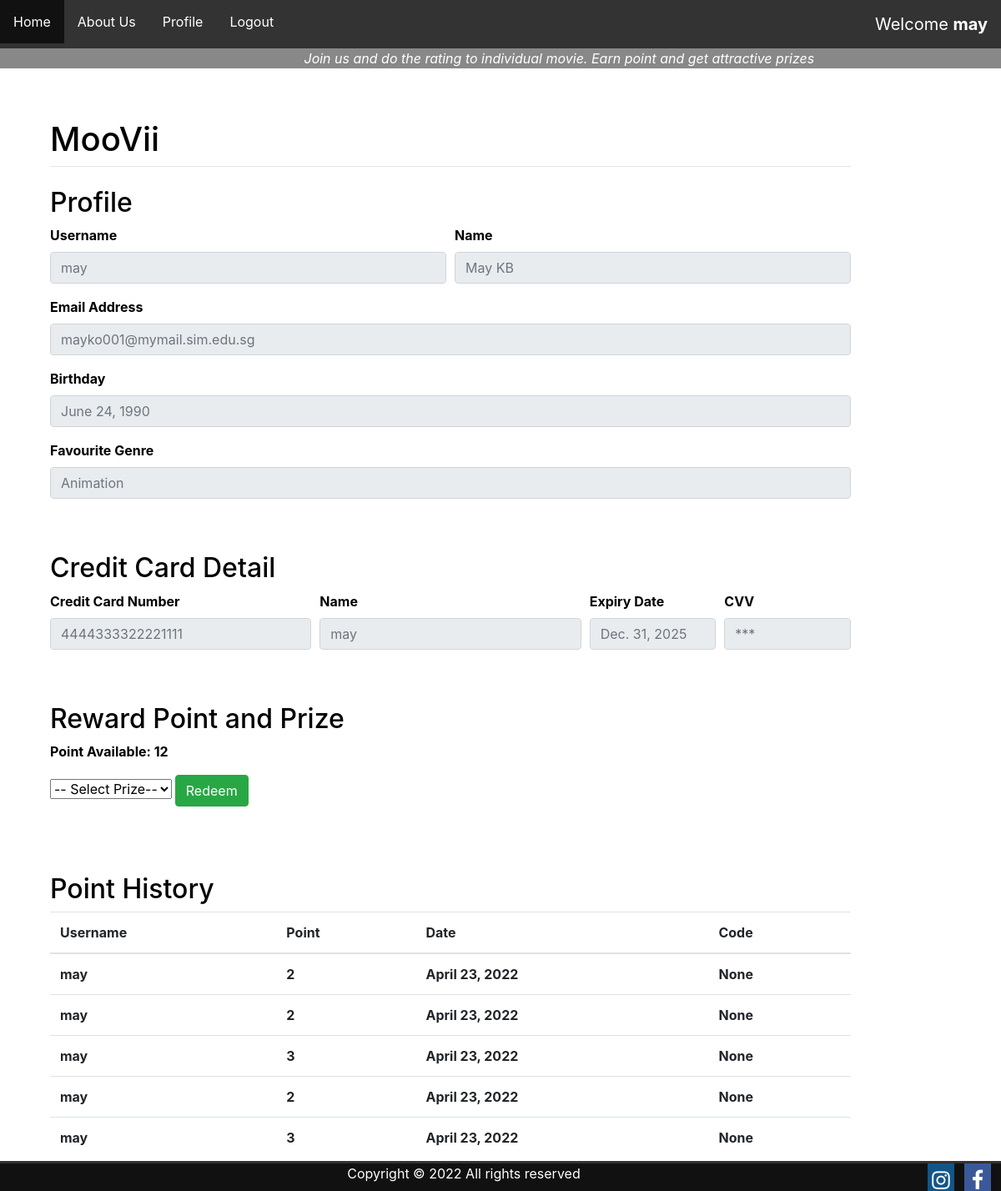
The app's page /profile/ (signed in) with its own data.
### register/models.py (models this page shows, shortened)
class Account(models.Model):
    user = models.OneToOneField(User, on_delete=models.CASCADE)
    dob = models.DateField(default=None, blank=True, null=True)
    genres = models.CharField(
        max_length=30,
        choices=[('Adventure','Adventure'),
                ('Comedy','Comedy'),
                ('Action','Action'),
                ('Drama','Drama'),
                ('Crime','Crime'),
                ('Children','Children'),
                ('Mystery','Mystery'),
                ('Documentary','Documentary'),
                ('Animation','Animation'),
                ('Thriller','Thriller'),
                ('Horror','Horror'),
                ('Fantasy','Fantasy'),
                ('Western','Western'),
                ('Film-Noir','Film-Noir'),
                ('Romance','Romance'),
                ('War','War'),
                ('Sci-Fi','Sci-Fi'),
                ('Musical','Musical'),])

class CreditCard(models.Model):
    user = models.OneToOneField(User, on_delete=models.CASCADE)
    cc_number = CardNumberField('card number')
    cc_name = models.CharField(verbose_name="cc_name", max_length=40)
    cc_expirydate = CardExpiryField('expiration date')
    cc_cvv = SecurityCodeField('security code')
    subscription_enddate = models.DateTimeField(default=timezone.now()+timedelta(days=30))

### main/models.py (models this page shows)
class Reward_Point(models.Model):
    user_id = models.ForeignKey(User, on_delete=models.CASCADE)
    point = models.IntegerField(default=None, blank=True, null=True)
    date_modified = models.DateField(auto_now_add=True)
    redeem_item_id = models.ForeignKey(PrizeList, on_delete=models.CASCADE, default=None, blank=True, null=True)
    code = models.CharField(max_length=50,default=None, blank=True, null=True)

### main/views.py (the view)
# urls.py: path("profile/", views.profile, name="profile"),
def profile(response):
    user = response.user
    data = Reward_Point.objects.filter(user_id=user).aggregate(thedata=Sum('point'))
    prize = PrizeList.objects.all()
    reward = Reward_Point.objects.filter(user_id=user).order_by('-date_modified')
    msg = ''
    if 'prize_chosen' in response.POST:
        item = response.POST['prize_chosen']
        point = data['thedata']
        msg = ""
        chosenPrizeID = PrizeList.objects.get(pk=item)
        rp_PrizeItem = PrizeList.objects.filter(pk=item).values_list('require_points', flat=True)[0]
        if point is not None and point >= rp_PrizeItem:
            point = 0-rp_PrizeItem
            S = 30
            ran = ''.join(random.choices(string.ascii_uppercase + string.digits, k = S))
            if item == '1':
                ran = 'MV-'+ran
                msg = 'Please do a screenshot and present it to the staff  \n\n' + ran
            if item == '2':
                ran = 'FD-'+ran
                msg = 'Please do a screenshot and present it to the staff  \n\n' + ran
            if item == '3':
                ran = 'One month subscription'
                msg = 'We will extend your subscription for one month'
            r = Reward_Point(user_id=user, point=point, redeem_item_id=chosenPrizeID, code = ran)
            r.save()
            data = Reward_Point.objects.filter(user_id=user).aggregate(thedata=Sum('point'))
        else:
            msg = 'You do not have enough point'
    else:
        error = "something wrong"
    context = {"data":data,
                "prize":prize,
                "reward":reward,
                "msg": msg
    }
    return render(response, "main/profile.html", context)

### main/templates/main/profile.html (shortened to what this page needs)
{% extends "main/base.html" %}
{% block content %}
<h2>Profile</h2>
    <div class="form-row">
      <div class="form-group col-md-6">
        <label for="inputEmail4">Username</label>
        <input type="email" class="form-control" placeholder="{{ user }}" disabled="true">
      </div>
      <div class="form-group col-md-6">
        <label for="inputEmail4">Name</label>
        <input type="text" class="form-control" placeholder="{{ user.first_name }} {{ user.last_name }}" disabled="true">
      </div>
    </div>
    <div class="form-group">
      <label for="inputEmail4">Email Address</label>
      <input type="text" class="form-control" id="inputEmail4" placeholder="{{ user.email }}" disabled="true">
    </div>
    <div class="form-group">
      <label for="inputEmail4">Birthday</label>
      <input type="text" class="form-control" id="inputEmail4" placeholder="{{ user.account.dob }}" disabled="true">
    </div>
    <div class="form-group">
      <label for="inputEmail4">Favourite Genre</label>
      <input type="text" class="form-control" id="inputEmail4" placeholder="{{ user.account.genres }}" disabled="true">
    </div>
    <br /><br />
<h2>Credit Card Detail</h2>
    <div class="form-row">
      <div class="form-group col-md-4">
        <label for="inputEmail4">Credit Card Number</label>
        <input type="text" class="form-control" placeholder="{{ user.creditcard.cc_number }}" disabled="true">
      </div>
      <div class="form-group col-md-4">
        <label for="inputEmail4">Name</label>
        <input type="text" class="form-control" placeholder="{{ user.creditcard.cc_name }}" disabled="true">
      </div>
      <div class="form-group col-md-2">
        <label for="inputZip">Expiry Date</label>
        <input type="text" class="form-control" placeholder="{{ user.creditcard.cc_expirydate }}" disabled="true">
      </div>
      <div class="form-group col-md-2">
        <label for="inputZip">CVV</label>
        <input type="text" class="form-control" placeholder="***" disabled="true">
      </div>
    </div>
    <br /><br />
<h2>Reward Point and Prize</h2>
<p>Point Available: {{data.thedata}}</p>
<form method="POST" class="form-group" action="">
  <select name="prize_chosen" action="">
    <option selected disabled="true">-- Select Prize--</option>
  </select>
  <input type="submit" class="btn btn-success" value="Redeem">
</form>
<br />
<br />
<h2>Point History</h2>
<div class="table-responsive">
    <table class="table">
      <thead>
        <tr>
          <th scope="col">Username</th>
          <th scope="col">Point</th>
          <th scope="col">Date</th>
          <th scope="col">Code</th>
        </tr>
      </thead>
      <tbody>
        {% for td in reward.all %}
          <tr>
            <td>{{td.user_id}}</td>
            <td>{{td.point}}</td>
            <td>{{td.date_modified}}</td>
            <td>{{td.code}}</td>
          </tr>
        {% endfor %}
      </tbody>
    </table>
  </div>
{% endblock %}

### main/templates/main/base.html (shortened to what this page needs)
<!doctype html>
<html>
    <head>
        <link rel="stylesheet" href="https://stackpath.bootstrapcdn.com/bootstrap/4.3.1/css/bootstrap.min.css">
        <link rel="stylesheet" href="https://cdnjs.cloudflare.com/ajax/libs/font-awesome/4.7.0/css/font-awesome.min.css">
    </head>
    <body>
        <div class="nav">
            <ul>
                <li><a href="/home">Home</a></li>
                <li><a href="/aboutus">About Us</a></li>
                {% if request.user.is_authenticated %}
                    <li><a href="/profile">Profile</a></li>
                    <li><a href="{% url 'logout' %}">Logout</a></li>
                    <span>Welcome <b>{{ user }}</b></span>
                {% else %}
                    <li><a href="/register">Registration</a></li>
                    <li><a href="/login">Login</a></li>
                {% endif %}
            </ul>
        </div>
        <div style="background-color:#888; color:white;">
            <i style="margin-left: 30%;"> &nbsp;Join us and do the rating to individual movie. Earn point and get attractive prizes</i>
        </div>
        <div class="bg-text">
            <h1>MooVii</h1>
            <hr class="mt-0 mb-4">
            {% block content %}
            {% endblock %}
            <br />
        </div>
        <div class="footer">
            Copyright © 2022 All rights reserved
            <a href="#" class="fa fa-facebook"></a>
            <a href="#" class="fa fa-instagram"></a>
        </div>
    </body>
</html>

### main/templates/main/base.html (style rules this page uses)
html { background: url(https://wallpaper.dog/large/20355534.jpg) no-repeat center center fixed; -webkit-background-size: cover; -moz-background-size: cover; -o-background-size: cover; background-size: cover; }
.nav ul { width:100%; list-style-type: none; margin: 0; padding: 0; overflow: hidden; background-color: #333; }
.nav li { float: left; }
.nav li a { display: block; color: white; text-align: center; padding: 14px 16px; text-decoration: none; }
.nav ul span { color: white; text-align: center; padding: 14px 16px; text-decoration: none; float: right; font-size: 20px; }
.bg-text { color: Black; font-weight: bold; position: absolute; top: 10%; left: 5%; width: 80%; z-index: 2; }
.footer { z-index:100; position: fixed; left: 0; bottom: 0; width: 100%; border-top:3px solid #333; color: White; text-align: center; background-color: #111; }
.footer .fa { float: right; padding-top: 8px; margin-right: 1%; font-size: 25px; width: 32px; text-align: center; text-decoration: none; }
.footer .fa-facebook { background: #3B5998; color: white; }
.footer .fa-instagram { background: #125688; color: white; }

### records on screen
Reward_Point: user_id "may", point "2", date_modified "April 23, 2022", code "None"
Reward_Point: user_id "may", point "2", date_modified "April 23, 2022", code "None"
Reward_Point: user_id "may", point "3", date_modified "April 23, 2022", code "None"
Reward_Point: user_id "may", point "2", date_modified "April 23, 2022", code "None"
Reward_Point: user_id "may", point "3", date_modified "April 23, 2022", code "None"

### other values on screen
{{ user }} "may"
{{ data.thedata }} "12"
